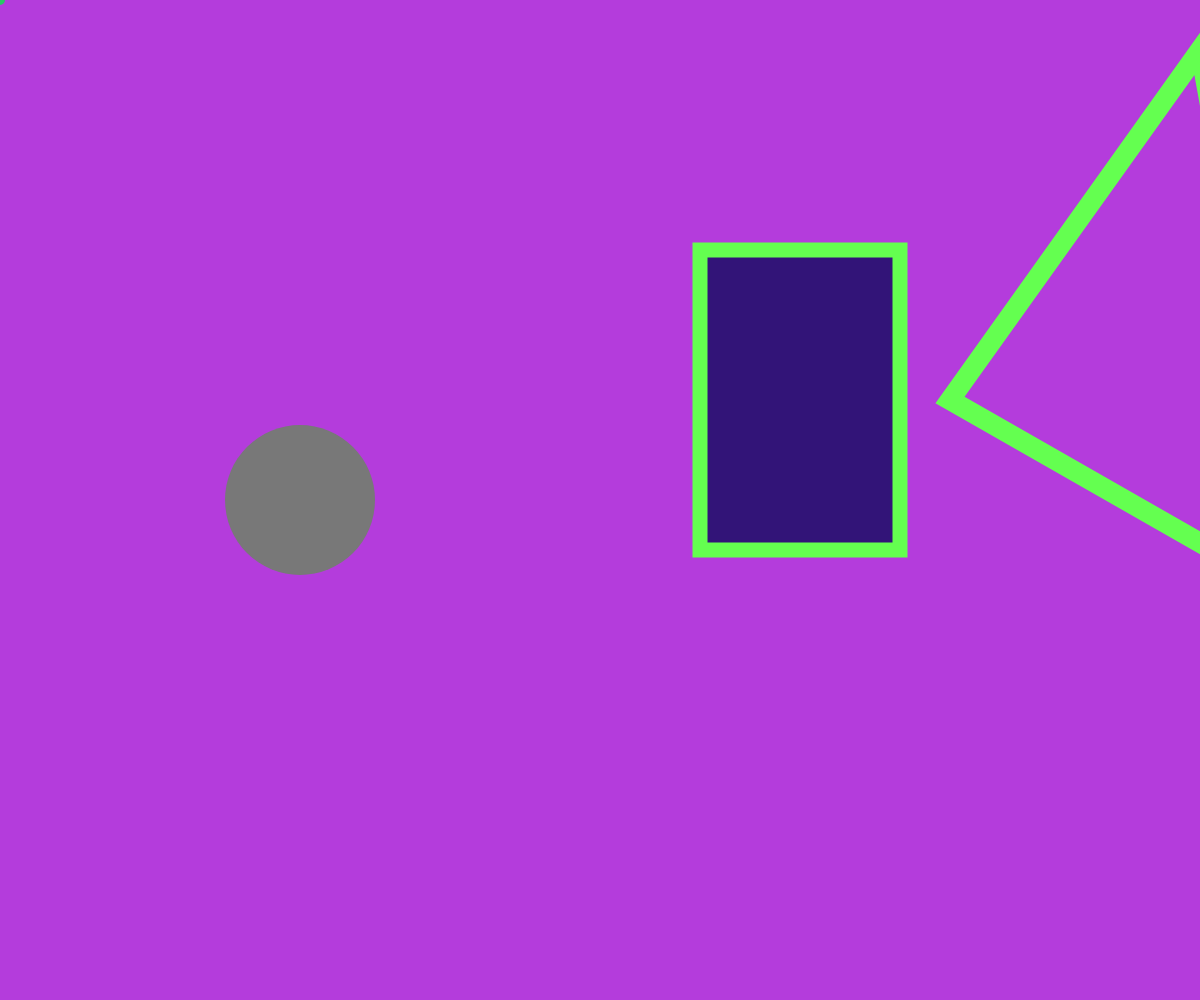
Frame 1 (no input)
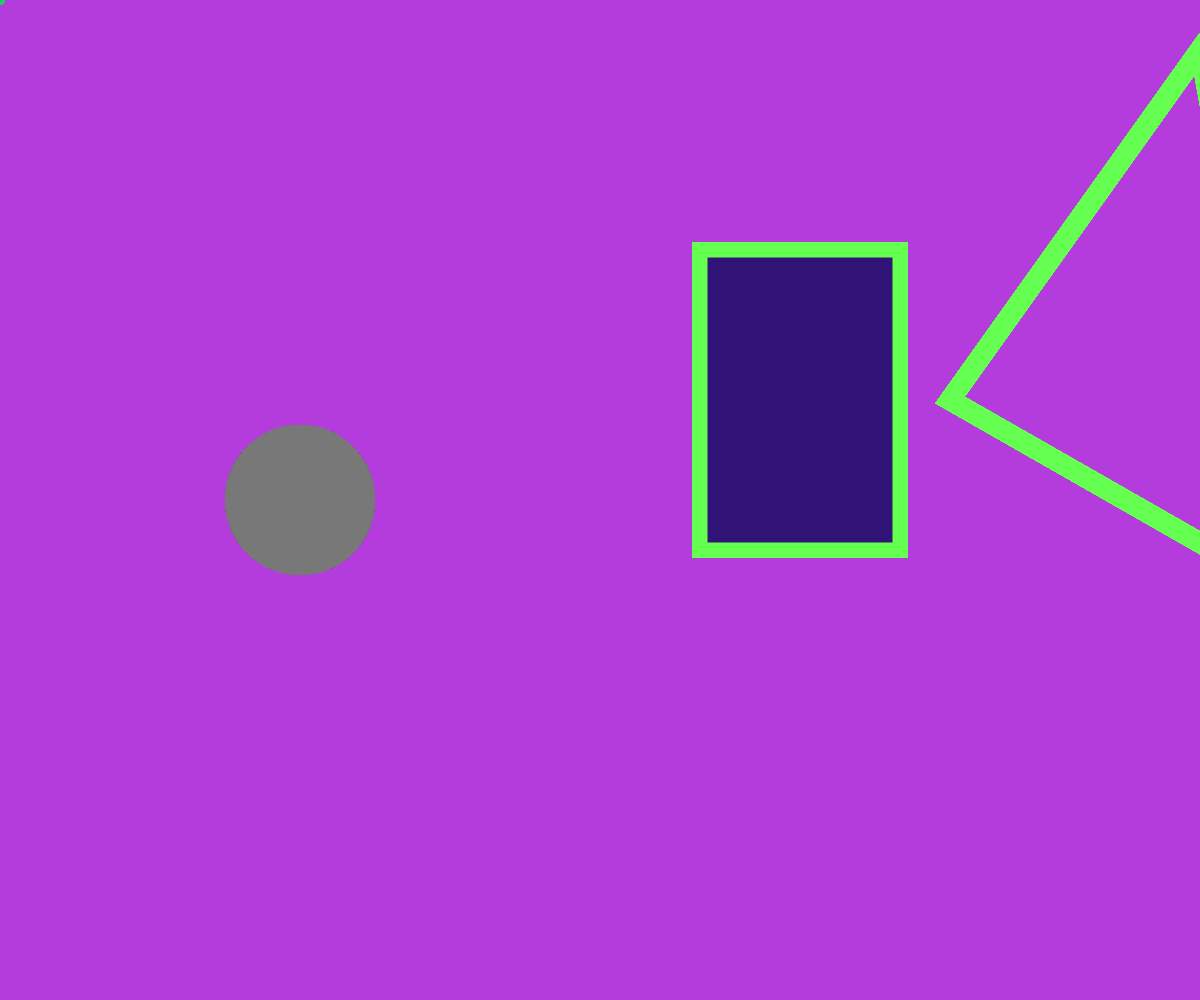
Frame 60 (no input)
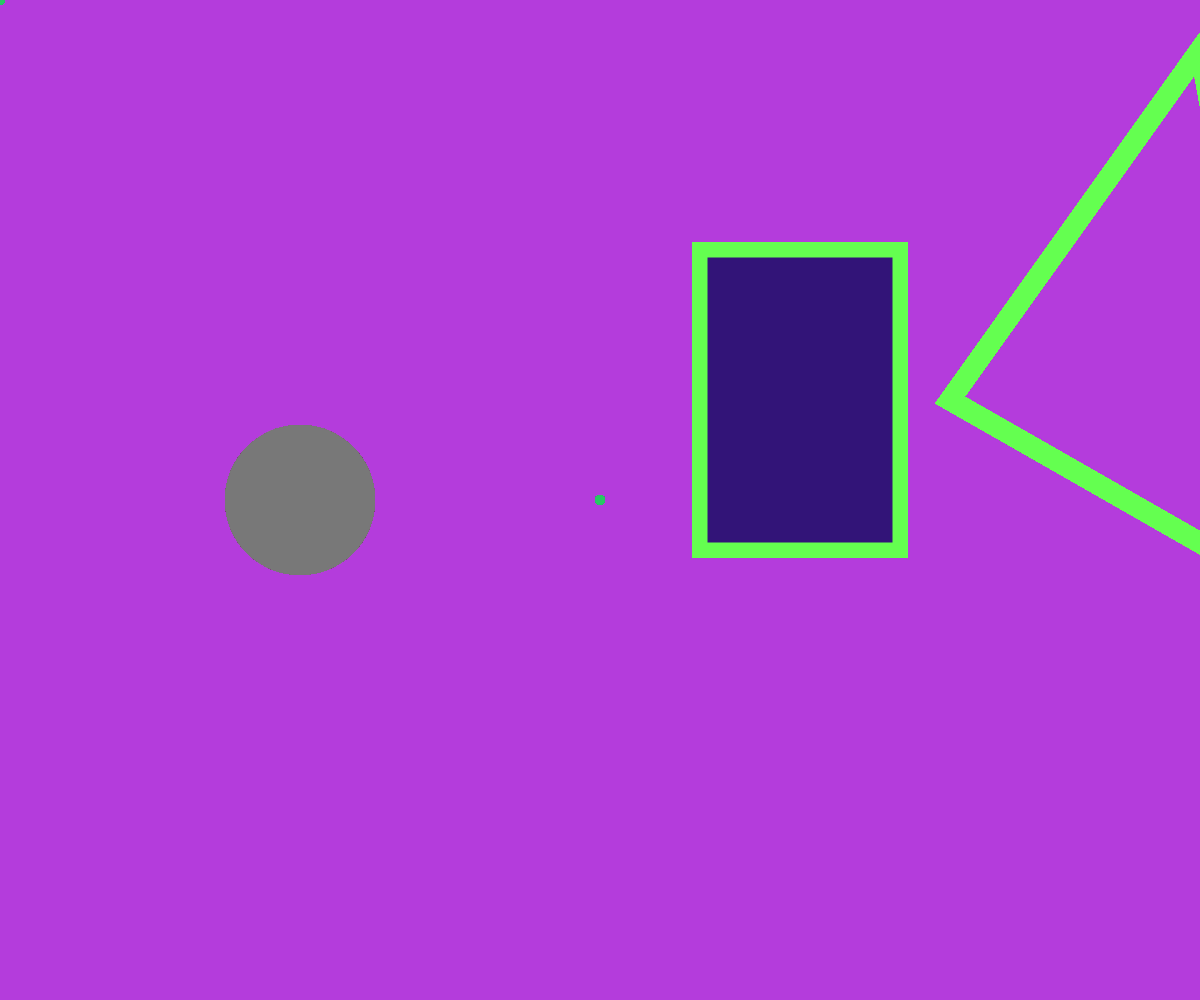
Frame 120 (the mouse pressed at the canvas centre since frame 60)

The p5.js sketch that drew these frames (run headless with seeded random() and noise() and a simulated clock; from frame 60 on, the mouse is pressed at the canvas centre):

// p5.js sketch
// ── sketch.js
function setup() {
  // put setup code here to run once
  createCanvas(windowWidth, windowHeight);

  background(180, 60, 220)

  rectMode(CENTER);
}

function draw() {
  smooth();
  fill(120);
  stroke(40,200,100);
  strokeWeight(10);

  point(mouseX, mouseY);

  noStroke();
  // put drawing code here to run in loop
  ellipse(300, 500, 150, 150);

  stroke(100,255,80);
  strokeWeight(15);
  fill(50, 20, 120);
  rect(800,400,200,300);

  strokeWeight(20);
  noFill();
  triangle(1200, 50, 1300, 600, 950, 400);

  print(mouseX);
}
